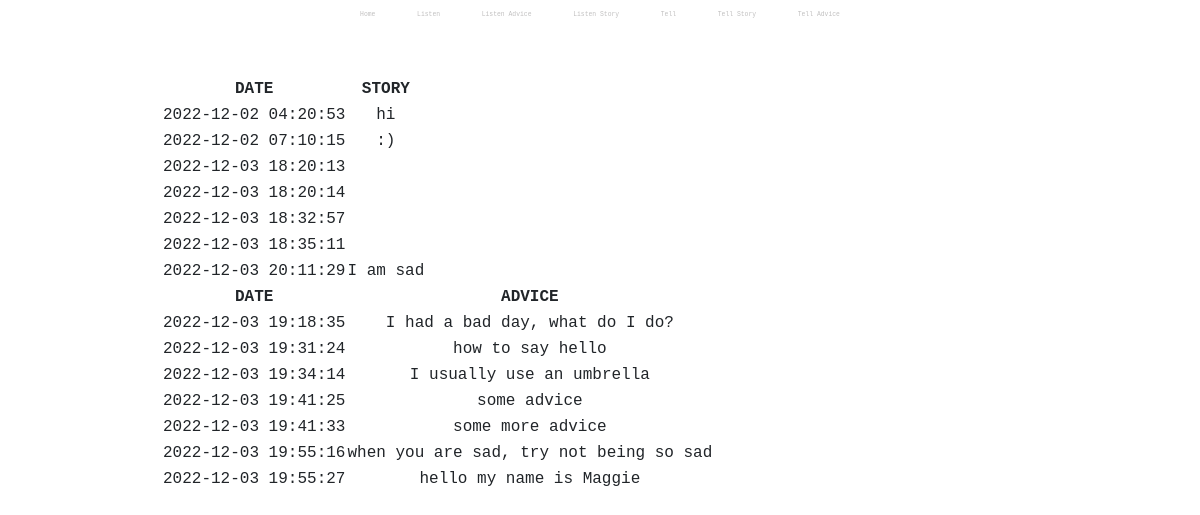
The app's page /listen, older data.
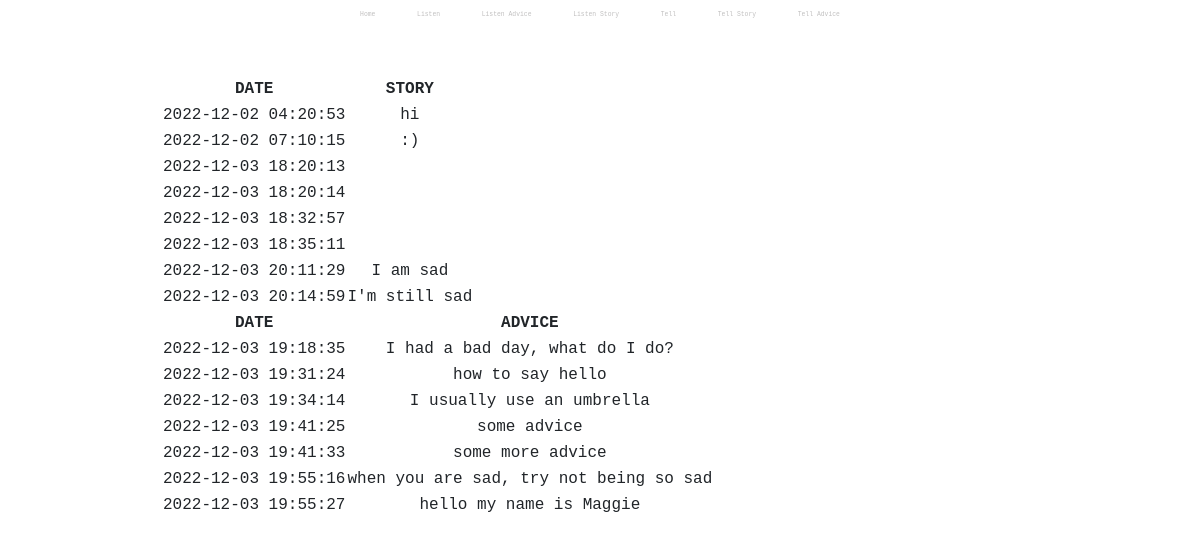
The same page, newer data.
### tables this page shows
CREATE TABLE post (
                    post_id INTEGER NOT NULL UNIQUE,
                    post_entry TEXT NOT NULL,
                    post_time DATETIME NOT NULL DEFAULT CURRENT_TIMESTAMP,
                    post_replyability text,
                    PRIMARY KEY(post_id AUTOINCREMENT)
                );

CREATE TABLE reply (
                    reply_id INTEGER NOT NULL UNIQUE,
                    post_id INTEGER,
                    reply_entry TEXT NOT NULL,
                    reply_time DATETIME NOT NULL DEFAULT CURRENT_TIMESTAMP,
                    PRIMARY KEY(reply_id AUTOINCREMENT),
                    FOREIGN KEY(post_id) REFERENCES post(post_id)
                );

### app.py (the view)
@app.route("/listen")
def listen():
    stories = db.execute("SELECT * FROM post ORDER BY post_time")
    advice = db.execute("SELECT * FROM reply ORDER BY reply_time")
    return render_template("listen.html", stories=stories, advice=advice)

### templates/listen.html (shortened to what this page needs)
{% extends "layout.html" %}
{% block main %}
<table>
    <thead>
        <tr>
        <th>DATE</th>
        <th>STORY</th>
        </tr>
    </thead>
    <tbody>
        {% for i in stories %}
        <tr>
            <td>{{ i.post_time }}</td>
            <td>{{ i.post_entry }}</td>
        </tr>
        {% endfor %}
    </tbody>
</table>
<table>
    <thead>
        <tr>
        <th>DATE</th>
        <th>ADVICE</th>
        </tr>
    </thead>
    <tbody>
        {% for i in advice %}
        <tr>
            <td>{{ i.reply_time }}</td>
            <td>{{ i.reply_entry }}</td>
        </tr>
        {% endfor %}
    </tbody>
</table>
{% endblock %}

Row changes from the older to the newer data that the page shows:
added post: post_time "2022-12-03 20:14:59", post_entry "I'm still sad"
